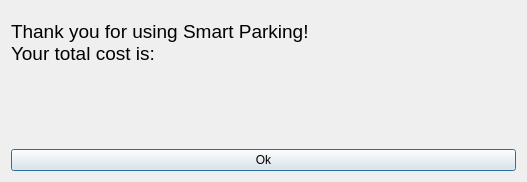
<?xml version="1.0" encoding="UTF-8"?>
<ui version="4.0">
 <class>DurationDialog</class>
 <widget class="QDialog" name="DurationDialog">
  <property name="geometry">
   <rect>
    <x>0</x>
    <y>0</y>
    <width>527</width>
    <height>182</height>
   </rect>
  </property>
  <property name="windowTitle">
   <string>Dialog</string>
  </property>
  <layout class="QGridLayout" name="gridLayout">
   <item row="0" column="0">
    <widget class="QLabel" name="label">
     <property name="text">
      <string>&lt;html&gt;&lt;head/&gt;&lt;body&gt;&lt;p&gt;&lt;span style=&quot; font-size:14pt;&quot;&gt;Thank you for using Smart Parking!&lt;br/&gt;Your total cost is:&lt;/span&gt;&lt;/p&gt;&lt;/body&gt;&lt;/html&gt;</string>
     </property>
    </widget>
   </item>
   <item row="1" column="0">
    <widget class="QLabel" name="costLabel">
     <property name="text">
      <string/>
     </property>
    </widget>
   </item>
   <item row="2" column="0">
    <widget class="QPushButton" name="pushButton">
     <property name="text">
      <string>Ok</string>
     </property>
    </widget>
   </item>
  </layout>
 </widget>
 <resources/>
 <connections>
  <connection>
   <sender>pushButton</sender>
   <signal>clicked()</signal>
   <receiver>DurationDialog</receiver>
   <slot>accept()</slot>
   <hints>
    <hint type="sourcelabel">
     <x>268</x>
     <y>145</y>
    </hint>
    <hint type="destinationlabel">
     <x>345</x>
     <y>120</y>
    </hint>
   </hints>
  </connection>
 </connections>
</ui>
